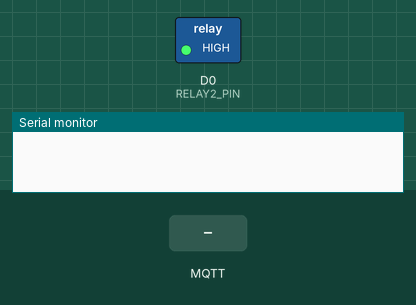
Simulated run of this sketch. Board: ESP8266 (NodeMCU). Shown: switched loads named in the sketch (green lamp = pin HIGH), the last lines printed to the serial monitor. The inputs (shaded band) are chosen by the test bench. WiFi joins after 1.5 s; servers stay silent unless stated; no MQTT or app messages arrive unless stated.

Above: at 2.3 s.
2.4 s: MQTT message "toggle" arrives on the first subscribed topic
At 2.55 s:
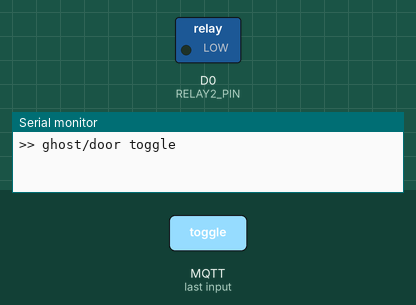
4.2 s: MQTT message "1" arrives on the first subscribed topic
5.7 s: MQTT message "on" arrives on the first subscribed topic
Timing chart, 0 to 8.7 s (numbered marks = the images above; inputs shaded):
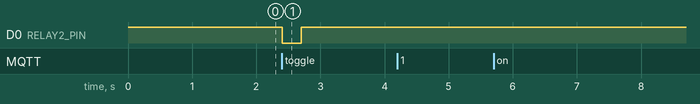

Measured:
- after the input at 2.4 s, D0 (RELAY2_PIN): HIGH → LOW at once, → HIGH 0.30 s later

The sketch:

ghost_door.ino
```cpp
/*** Import Libraries  ***/
#include "DHTesp.h"             // DHT sensor library for ESPx by beegee_tokyo
#include "EspMQTTClient.h"      // EspMQTTClient by Patrck Lapointe
#include <SPI.h>
#include <Wire.h>
#include <Adafruit_GFX.h>
#include <Adafruit_SSD1306.h>   // Adafruit SSD1306 by Adafruit
#include <ArduinoJson.h>        // ArduinoJson by Benoit Blanchon
#include <WiFiManager.h>        // WiFiManager by tzapu

#define RELAY2_PIN D0
#define RELAY_ON LOW            // active low
#define RELAY_OFF HIGH

/*** Subscribe topic ***/
const char *sub_topic = "ghost/door";

char WifiSSID[64] = "GHOST-2G";
char WifiPassword[64] = "ghostlinux";

const char *mqtt_broker = "sweetdream.iptime.org";
char mqtt_username[40] = "iot";
char mqtt_password[40] = "csee1414";
char mqtt_clientname[40] = "ghost door";
int mqtt_port = 1883;

// WiFiManager wifiManager;

// EspMQTTClient mqtt_client(
//   mqtt_broker,
//   mqtt_port,  // It is mandatory here to allow these constructors to be distinct from those with the Wifi handling parameters
//   mqtt_username,    // Omit this parameter to disable MQTT authentification
//   mqtt_password,    // Omit this parameter to disable MQTT authentification
//   mqtt_clientname
// );

EspMQTTClient mqtt_client(
  WifiSSID,
  WifiPassword,
  mqtt_broker,
  mqtt_username,
  mqtt_password,
  mqtt_clientname,
  mqtt_port
);

void setup() {
  Serial.begin(115200);

  pinMode(RELAY2_PIN, OUTPUT);
  mqtt_client.enableDebuggingMessages(true);

  digitalWrite(RELAY2_PIN, RELAY_OFF);
}

void loop() {
  mqtt_client.loop();
  // wifiManager.startConfigPortal();

}


void onConnectionEstablished() {

  // mqtt_client.publish(sub_topic, "sub_topic: Connection Established!");

  mqtt_client.subscribe(
    sub_topic,
    [](const String& topic, const String & payload)
    {
      Serial.print(">> "); Serial.print(topic); Serial.print(" "); Serial.println(payload);

      if (payload == "toggle") {
        digitalWrite(RELAY2_PIN, RELAY_ON);
        delay(300);
        digitalWrite(RELAY2_PIN, RELAY_OFF);
      }

    }
  );
}
```
